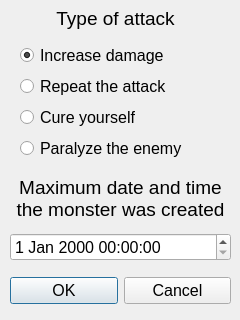
<?xml version="1.0" encoding="UTF-8"?>
<ui version="4.0">
 <class>FindTypeTimeWindow</class>
 <widget class="QDialog" name="FindTypeTimeWindow">
  <property name="geometry">
   <rect>
    <x>0</x>
    <y>0</y>
    <width>240</width>
    <height>320</height>
   </rect>
  </property>
  <property name="minimumSize">
   <size>
    <width>240</width>
    <height>320</height>
   </size>
  </property>
  <property name="maximumSize">
   <size>
    <width>240</width>
    <height>320</height>
   </size>
  </property>
  <property name="windowTitle">
   <string>Dialog</string>
  </property>
  <widget class="QWidget" name="verticalLayoutWidget">
   <property name="geometry">
    <rect>
     <x>20</x>
     <y>0</y>
     <width>191</width>
     <height>161</height>
    </rect>
   </property>
   <layout class="QVBoxLayout" name="verticalLayout">
    <item>
     <widget class="QLabel" name="label">
      <property name="font">
       <font>
        <pointsize>14</pointsize>
        <weight>50</weight>
        <bold>false</bold>
       </font>
      </property>
      <property name="text">
       <string>Type of attack</string>
      </property>
      <property name="alignment">
       <set>Qt::AlignCenter</set>
      </property>
     </widget>
    </item>
    <item>
     <widget class="QRadioButton" name="radioButtonIncrease">
      <property name="font">
       <font>
        <pointsize>12</pointsize>
       </font>
      </property>
      <property name="text">
       <string>Increase damage</string>
      </property>
      <property name="checked">
       <bool>true</bool>
      </property>
     </widget>
    </item>
    <item>
     <widget class="QRadioButton" name="radioButtonRepeat">
      <property name="font">
       <font>
        <pointsize>12</pointsize>
       </font>
      </property>
      <property name="text">
       <string>Repeat the attack</string>
      </property>
     </widget>
    </item>
    <item>
     <widget class="QRadioButton" name="radioButtonCure">
      <property name="font">
       <font>
        <pointsize>12</pointsize>
       </font>
      </property>
      <property name="text">
       <string>Cure yourself</string>
      </property>
     </widget>
    </item>
    <item>
     <widget class="QRadioButton" name="radioButtonParalize">
      <property name="font">
       <font>
        <pointsize>12</pointsize>
       </font>
      </property>
      <property name="text">
       <string>Paralyze the enemy</string>
      </property>
     </widget>
    </item>
   </layout>
  </widget>
  <widget class="QWidget" name="verticalLayoutWidget_2">
   <property name="geometry">
    <rect>
     <x>10</x>
     <y>170</y>
     <width>221</width>
     <height>91</height>
    </rect>
   </property>
   <layout class="QVBoxLayout" name="verticalLayout_2">
    <item>
     <widget class="QLabel" name="label_2">
      <property name="font">
       <font>
        <pointsize>14</pointsize>
       </font>
      </property>
      <property name="text">
       <string>Maximum date and time the monster was created</string>
      </property>
      <property name="alignment">
       <set>Qt::AlignCenter</set>
      </property>
      <property name="wordWrap">
       <bool>true</bool>
      </property>
     </widget>
    </item>
    <item>
     <widget class="QDateTimeEdit" name="dateTimeEdit">
      <property name="font">
       <font>
        <pointsize>12</pointsize>
       </font>
      </property>
     </widget>
    </item>
   </layout>
  </widget>
  <widget class="QWidget" name="horizontalLayoutWidget">
   <property name="geometry">
    <rect>
     <x>10</x>
     <y>270</y>
     <width>221</width>
     <height>41</height>
    </rect>
   </property>
   <layout class="QHBoxLayout" name="horizontalLayout">
    <item>
     <widget class="QPushButton" name="pushButtonOK">
      <property name="font">
       <font>
        <pointsize>12</pointsize>
       </font>
      </property>
      <property name="text">
       <string>OK</string>
      </property>
     </widget>
    </item>
    <item>
     <widget class="QPushButton" name="pushButtonCancel">
      <property name="font">
       <font>
        <pointsize>12</pointsize>
       </font>
      </property>
      <property name="text">
       <string>Cancel</string>
      </property>
     </widget>
    </item>
   </layout>
  </widget>
 </widget>
 <resources/>
 <connections/>
</ui>
